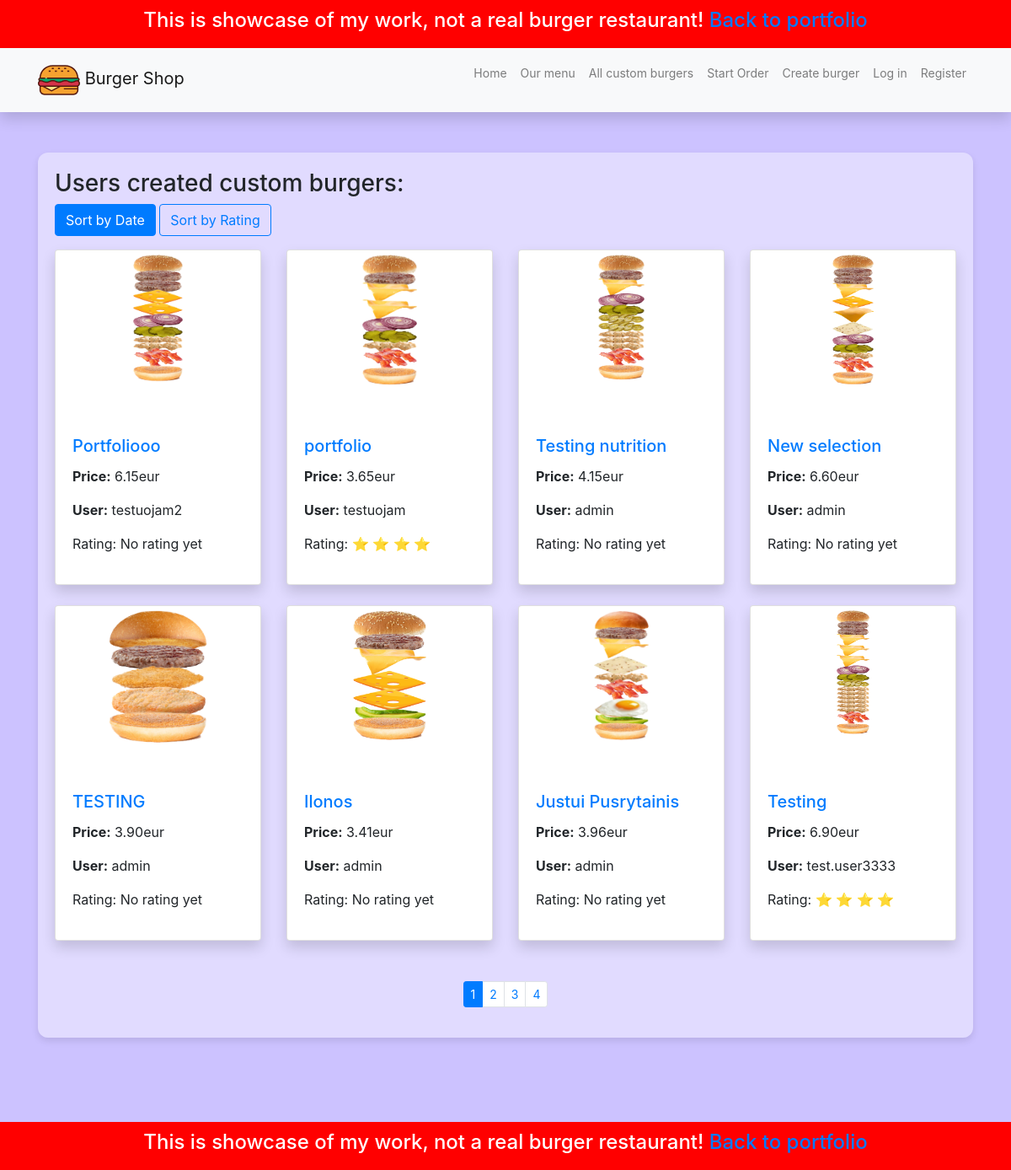
/burger_shop/custom-burgers/, run on the app's committed database.
### burger_shop/models.py (models this page shows, shortened)
class CustomBurger(models.Model):
    user = models.ForeignKey(User, on_delete=models.SET_NULL, null=True, blank=True)
    name = models.CharField('Name', max_length=50)
    image = models.ImageField(upload_to='users_burgers', blank=True, null=True)
    created_at = models.DateTimeField(auto_now_add=True)
    @property
    def total_price(self):
        recipe_items = self.customburgerrecipe_set.all()
        return sum(item.price for item in recipe_items)
    @property
    def average_rating(self):
        avg_rating = self.burgerreview_set.aggregate(Avg('rating'))['rating__avg']
        return range(round(avg_rating)) if avg_rating else 0
    class Meta:
        verbose_name = 'Custom Burger'
        verbose_name_plural = 'Custom Burgers'
        app_label = 'burger_shop'

class CustomBurgerRecipe(models.Model):
    custom_burger = models.ForeignKey(CustomBurger, on_delete=models.CASCADE, null=True, blank=True)
    ingredient = models.ForeignKey(Ingredient, on_delete=models.CASCADE, null=True, blank=True)
    quantity = models.IntegerField('Quantity')
    @property
    def price(self):
        if self.ingredient and self.quantity:
            return self.ingredient.price * self.quantity
        return 0
    class Meta:
        app_label = 'burger_shop'

class Ingredient(models.Model):
    category = models.CharField('Category', max_length=50)
    name = models.CharField('Name', max_length=50)
    description = models.CharField('Description', max_length=150)
    price = models.DecimalField('Price', max_digits=30, decimal_places=2)
    part_image = models.ImageField(upload_to='burger_components/', blank=True)
    class Meta:
        verbose_name = 'Ingredient'
        verbose_name_plural = 'Ingredients'
        app_label = 'burger_shop'

### burger_shop/views.py (the view)
# urls.py: path('custom-burgers/', views.all_custom_burgers, name='custom_burgers'),
def all_custom_burgers(request):
    sort_by = request.GET.get('sort', 'date')
    custom_burgers = CustomBurger.objects.annotate(avg_rating=Avg('burgerreview__rating'))
    if sort_by == 'rating':
        custom_burgers = custom_burgers.order_by('-avg_rating', '-created_at')
    elif sort_by == 'date':
        custom_burgers = custom_burgers.order_by('-created_at')
    paginator = Paginator(custom_burgers, 8)
    page_number = request.GET.get('page')
    paged_burgers = paginator.get_page(page_number)
    context = {
        'custom_burgers': paged_burgers,
        'sort_by': sort_by,
    }
    return render(request, 'burger_shop/custom_burgers.html', context=context)

### burger_shop/templates/burger_shop/custom_burgers.html
{% extends 'burger_shop/base.html' %}
{% load static %}
{% block content %}
<div class="content">
    <h3>Users created custom burgers:</h3>
    <div class="mb-3">
        <a href="?sort=date" class="btn btn-outline-primary {% if sort_by == 'date' %}active{% endif %}">Sort by Date</a>
        <a href="?sort=rating" class="btn btn-outline-primary {% if sort_by == 'rating' %}active{% endif %}">Sort by Rating</a>
    </div>
    <div class="row">
        {% for burger in custom_burgers %}
        <div class="col-sm-6 col-md-3 d-flex align-items-stretch">
                <div class="card mb-4 shadow">
                    {% if burger.image %}
                        <img class="card-img-top" src="{{ burger.image.url }}" style="object-fit: contain;">
                    {% else %}
                        <img class="card-img-top" src="{% static 'img/no-image.png' %}">
                    {% endif %}
                    <div class="card-body">
                        <a href="{% url 'burger_shop:user_burger' burger.id %}"><h5 class="card-title">{{ burger.name }}</h5></a>
                        <p class="card-text"><strong>Price:</strong> {{ burger.total_price }}eur</p>
                        <p class="card-text"><strong>User:</strong> {{ burger.user }}</p>
                        <p>Rating: <span class="review-stars">
                            {% if burger.average_rating %}
                                {% for _ in burger.average_rating %}
                                 ⭐
                                {% endfor %}
                            {% else %}
                            No rating yet
                            {% endif %}
                        </span></p>
                    </div>
                </div>
        </div>
        {% endfor %}
    </div>
     {% if custom_burgers.has_other_pages %}
    <ul class="pagination pagination-sm justify-content-center mt-4">
        {% for nr in custom_burgers.paginator.page_range %}
            {% if custom_burgers.number == nr %}
                <li class="page-item active">
                    <a class="page-link">{{ nr }}</a>
                </li>
            {% else %}
                <li class="page-item">
                    <a class="page-link" href="?page={{ nr }}&sort={{ sort_by }}">{{ nr }}</a>
                </li>
            {% endif %}
        {% endfor %}
    </ul>
    {% endif %}
</div>
{% endblock %}

### burger_shop/templates/burger_shop/base.html (shortened to what this page needs)
<!DOCTYPE html>
<html lang="en">
<head>
    <link rel="stylesheet"
          href="https://stackpath.bootstrapcdn.com/bootstrap/4.1.3/css/bootstrap.min.css"
>
    {% load static %}
    <link rel="stylesheet" href="{% static 'burger_shop/css/styles.css' %}">
</head>
<body>
<div class="portfolio">
    <h4 style="color: white;">This is showcase of my work, not a real burger restaurant! <a href="/">Back to portfolio</a> </h4>
</div>
<nav class="navbar navbar-expand-lg navbar-light bg-light static-top mb-5 shadow">
  <div class="container d-flex flex-wrap">
    <a class="navbar-brand" href="{% url 'burger_shop:homepage' %}">
      Burger Shop
    </a>
    <ul class="collapse navbar-collapse justify-content-end" id="navbarResponsive">
      <ul class="navbar-nav ms-auto">
        <li class="nav-item"><a class="nav-link" href="{% url 'burger_shop:homepage' %}">Home</a></li>
        <li class="nav-item"><a class="nav-link" href="{% url 'burger_shop:menu' %}">Our menu</a></li>
        <li class="nav-item"><a class="nav-link" href="{% url 'burger_shop:custom_burgers' %}">All custom burgers</a></li>
        <li class="nav-item"><a class="nav-link" href="{% url 'burger_shop:start_order' %}">Start Order</a></li>
        <li class="nav-item"><a class="nav-link" href="{% url 'burger_shop:create_burger' %}">Create burger</a></li>
        {% if user.is_authenticated %}
          <li class="nav-item dropdown">
            <a class="nav-link dropdown-toggle" href="#" id="userDropdown" role="button" data-bs-toggle="dropdown" aria-expanded="false">
            <svg class="bi bi-person" width="1.5em" height="1.5em" viewBox="0 0 16 16" fill="currentColor" xmlns="http://www.w3.org/2000/svg"><path fill-rule="evenodd" d="M13 14s1 0 1-1-1-4-6-4-6 3-6 4 1 1 1 1h10zm-9.995-.944v-.002.002zM3.022 13h9.956a.274.274 0 00.014-.002l.008-.002c-.001-.246-.154-.986-.832-1.664C11.516 10.68 10.289 10 8 10c-2.29 0-3.516.68-4.168 1.332-.678.678-.83 1.418-.832 1.664a1.05 1.05 0 00.022.004zm9.974.056v-.002.002zM8 7a2 2 0 100-4 2 2 0 000 4zm3-2a3 3 0 11-6 0 3 3 0 016 0z" clip-rule="evenodd"/></svg>
            {{ user.username }}</a>
            <ul class="dropdown-menu" aria-labelledby="userDropdown">
                <li><a class="dropdown-item" href="{% url 'burger_shop:user-profile' %}">My Profile</a></li>
                <li><a class="dropdown-item" href="{% url 'burger_shop:user_orders' %}">My Orders</a></li>
                <li><a class="dropdown-item" href="{% url 'burger_shop:user_burgers' %}">My Burgers</a></li>
                <li><a class="dropdown-item" href="{% url 'burger_shop:logout' %}">Log out</a></li>
            </ul>
          </li>
        {% else %}
          {% if request.path == '/accounts/logout/' %}
            <li class="nav-item"><a class="nav-link" href="{% url 'login' %}">Log in</a></li>
          {% else %}
            <li class="nav-item"><a class="nav-link" href="{% url 'login' %}?next={{ request.path }}">Log in</a></li>
          {% endif %}
          <li class="nav-item"><a class="nav-link" href="{% url 'burger_shop:register' %}?next={{ request.path }}">Register</a></li>
        {% endif %}
      </ul>
    </ul>
  </div>
</nav>
    <div class="container">{% block content %}{% endblock %}</div>
</body>
<div class="portfolio">
    <h4 style="color: white;">This is showcase of my work, not a real burger restaurant! <a href="/">Back to portfolio</a> </h4>
</div>
</html>

### burger_shop/static/burger_shop/css/styles.css (style rules this page uses)
.portfolio { background-color: red; text-align:center; padding: 10px; }
body { background-color: #ccc2ff; }
.content { margin: 20px auto; margin-bottom: 100px; padding: 20px; background: rgba(255, 255, 255, 0.4); border-radius: 0.75rem; box-shadow: 0 4px 8px rgba(0, 0, 0, 0.1); }
.card { width: 100%; max-width: 300px; min-height: 300px; }
.card img { width: 100%; height: 200px; object-fit: cover; padding: 5px; }
.navbar-nav .nav-link { font-size: 14px; }

### data on the page
CustomBurger: image (picture), name "Portfoliooo", total_price "6.15", user "testuojam2", shows "No rating yet"
CustomBurger: image (picture), name "portfolio", total_price "3.65", user "testuojam"
CustomBurger: image (picture), name "Testing nutrition", total_price "4.15", user "admin", shows "No rating yet"
CustomBurger: image (picture), name "New selection", total_price "6.60", user "admin", shows "No rating yet"
CustomBurger: image (picture), name "TESTING", total_price "3.90", user "admin", shows "No rating yet"
CustomBurger: image (picture), name "Ilonos", total_price "3.41", user "admin", shows "No rating yet"
CustomBurger: image (picture), name "Justui Pusrytainis", total_price "3.96", user "admin", shows "No rating yet"
CustomBurger: image (picture), name "Testing", total_price "6.90", user "test.user3333"

### other printed values
{{ nr }} "1"
{{ nr }} "2" "3" "4"
